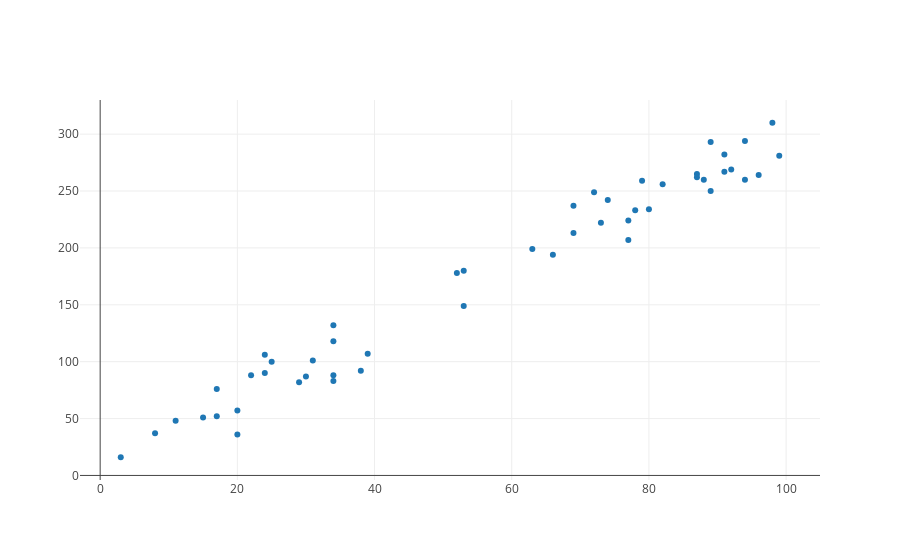

Notebook source saved alongside this figure:
### Code cell
plot([trace_values(temps.reshape(50), predictions_with_error.reshape(50))])

### Figure 1 — Plotly figure (JSON) as saved in the notebook; plotly's stock layout.template omitted (floating-point values rounded to 4 significant figures)
{"data": [{"mode": "markers", "name": "data", "text": [], "type": "scatter", "uid": "c4721de4-0068-4329-ae5f-78661ee99498", "x": [96, 69, 89, 63, 94, 99, 22, 25, 52, 8, 87, 72, 88, 69, 80, 31, 87, 77, 91, 79, 89, 17, 78, 34, 20, 53, 34, 17, 24, 34, 24, 38, 82, 3, 94, 53, 39, 30, 66, 73, 29, 11, 34, 15, 74, 77, 20, 98, 92, 91], "y": [264, 237, 293, 199, 294, 281, 88, 100, 178, 37, 265, 249, 260, 213, 234, 101, 262, 207, 267, 259, 250, 52, 233, 88, 57, 149, 83, 76, 90, 118, 106, 92, 256, 16, 260, 180, 107, 87, 194, 222, 82, 48, 132, 51, 242, 224, 36, 310, 269, 282]}], "layout": {"autosize": true, "xaxis": {"autorange": true, "range": [-3.14, 105.1], "type": "linear"}, "yaxis": {"autorange": true, "range": [-5.535, 331.5], "type": "linear"}}}
